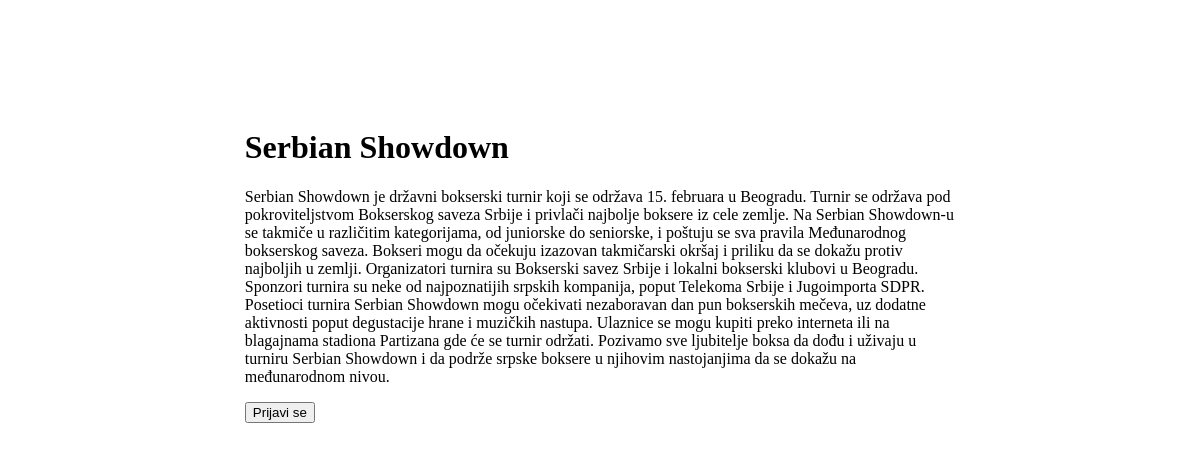
The page /box-projekat/opis.php?id=2 on the database its author committed.
### tables this page shows
CREATE TABLE `pregledn` (
  `id` int(6) UNSIGNED NOT NULL,
  `ime` varchar(30) NOT NULL,
  `lokacija` varchar(50) NOT NULL,
  `datum` varchar(50) DEFAULT NULL,
  `opis` varchar(3000) DEFAULT NULL
);

### box-projekat/opis.php (the view, shortened to what this page needs)
<!DOCTYPE html>
<html lang="en">
<head>
    <link rel="stylesheet" href="style.css">
</head>
<body>
<?php include "database/connection.php" ?>
<div class="page-wrapper">
    <?php
$idd = $_GET['id'];
$sql = "SELECT id,ime, lokacija, datum, opis FROM pregledn";
$result = $conn->query($sql);
if ($result->num_rows > 0) {
    while($row = $result->fetch_assoc()) {
        if($row['id'] == $idd){
            echo "<h1>". $row['ime']."</h1>";
            echo "<p>". $row['opis']."</p>";
        }
    }
} else {
    echo "0 results";
}
echo '<form action="prijava.php?id='.$idd.'"  method="post">
<button type="sumbit" name="sbt-btn" >Prijavi se
</form>';
?>
</div>
</body>
</html>

### box-projekat/style.css (style rules this page uses)
.page-wrapper { padding: 100px 20% 0; }

### rows shown on the page
pregledn: ime "Serbian Showdown", opis "Serbian Showdown je državni bokserski turnir koji se održava 15. februara u Beogradu. Turnir se održava pod pokroviteljstvom Bokserskog saveza Srbije i privlači najbolje boksere iz cele zemlje. Na Serbian Showdown-u se takmiče u različitim kategorijama, od juniorske do seniorske, i poštuju se sva pravila Međunarodnog bokserskog saveza. Bokseri mogu da očekuju izazovan takmičarski okršaj i priliku da se dokažu protiv najboljih u zemlji. Organizatori turnira su Bokserski savez Srbije i lokalni bokserski klubovi u Beogradu. Sponzori turnira su neke od najpoznatijih srpskih kompanija, poput Telekoma Srbije i Jugoimporta SDPR. Posetioci turnira Serbian Showdown mogu očekivati nezaboravan dan pun…"
